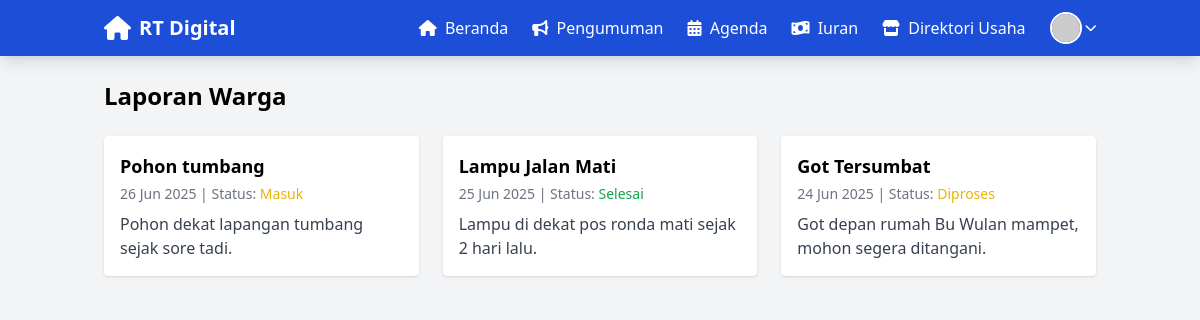
Screenshot of /reports.php (signed in) with the database file from the repository.
### tables this page shows
CREATE TABLE `laporan` (
  `id` int(11) NOT NULL,
  `judul` varchar(255) DEFAULT NULL,
  `isi` text DEFAULT NULL,
  `tanggal` date DEFAULT NULL,
  `status` enum('Masuk','Diproses','Selesai') DEFAULT 'Masuk'
);

### reports.php (the view, shortened to what this page needs)
<?php
require 'includes/config.php';
include 'includes/navbar.php';
$laporan = mysqli_query($conn, "SELECT * FROM laporan ORDER BY tanggal DESC");
?>
<!DOCTYPE html>
<html lang="id">
<head>
    <script src="https://cdn.tailwindcss.com"></script>
</head>
<body class="bg-gray-100">
<main class="container mx-auto px-4 py-6">
    <h1 class="text-2xl font-bold mb-6">Laporan Warga</h1>
    <?php if (mysqli_num_rows($laporan) > 0): ?>
        <div class="grid grid-cols-1 md:grid-cols-2 lg:grid-cols-3 gap-6">
            <?php while($r = mysqli_fetch_assoc($laporan)): ?>
            <div class="bg-white rounded shadow p-4">
                <h3 class="text-lg font-semibold mb-1"><?= htmlspecialchars($r['judul']) ?></h3>
                <p class="text-sm text-gray-500 mb-2"><?= date('d M Y', strtotime($r['tanggal'])) ?> | Status:
                    <span class="<?= $r['status'] === 'Selesai' ? 'text-green-600' : 'text-yellow-500' ?>">
                        <?= htmlspecialchars($r['status']) ?>
                    </span>
                </p>
                <p class="text-gray-700 whitespace-pre-line"><?= nl2br(htmlspecialchars($r['isi'])) ?></p>
            </div>
            <?php endwhile; ?>
        </div>
    <?php else: ?>
        <p class="text-gray-500">Belum ada laporan yang tercatat.</p>
    <?php endif; ?>
</main>
</body>
</html>

### rows the page displays
laporan: judul "Pohon tumbang", tanggal "26 Jun 2025", status "Masuk", isi "Pohon dekat lapangan tumbang sejak sore tadi."
laporan: judul "Lampu Jalan Mati", tanggal "25 Jun 2025", status "Selesai", isi "Lampu di dekat pos ronda mati sejak 2 hari lalu."
laporan: judul "Got Tersumbat", tanggal "24 Jun 2025", status "Diproses", isi "Got depan rumah Bu Wulan mampet, mohon segera ditangani."
